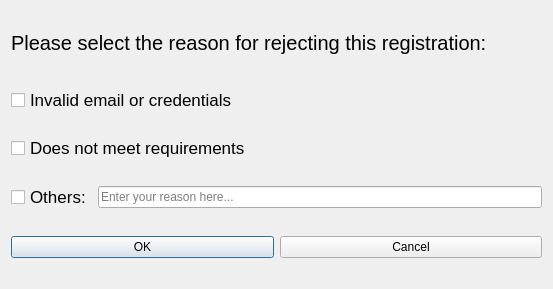
<?xml version="1.0" encoding="UTF-8"?>
<ui version="4.0">
 <class>Dialog</class>
 <widget class="QDialog" name="Dialog">
  <property name="geometry">
   <rect>
    <x>0</x>
    <y>0</y>
    <width>553</width>
    <height>289</height>
   </rect>
  </property>
  <property name="windowTitle">
   <string>Dialog</string>
  </property>
  <layout class="QGridLayout" name="gridLayout_4">
   <item row="0" column="0">
    <layout class="QGridLayout" name="gridLayout_3">
     <item row="3" column="0">
      <layout class="QGridLayout" name="gridLayout_2">
       <item row="0" column="0">
        <layout class="QGridLayout" name="gridLayout">
         <item row="0" column="0">
          <layout class="QVBoxLayout" name="verticalLayout">
           <item>
            <widget class="QCheckBox" name="invalid">
             <property name="styleSheet">
              <string notr="true">font-size: 17px;
font: arial;</string>
             </property>
             <property name="text">
              <string>Invalid email or credentials</string>
             </property>
            </widget>
           </item>
           <item>
            <widget class="QCheckBox" name="requirement">
             <property name="styleSheet">
              <string notr="true">font-size: 17px;
font: arial;</string>
             </property>
             <property name="text">
              <string>Does not meet requirements</string>
             </property>
            </widget>
           </item>
          </layout>
         </item>
         <item row="0" column="1">
          <spacer name="verticalSpacer">
           <property name="orientation">
            <enum>Qt::Vertical</enum>
           </property>
           <property name="sizeHint" stdset="0">
            <size>
             <width>20</width>
             <height>40</height>
            </size>
           </property>
          </spacer>
         </item>
         <item row="1" column="0" colspan="2">
          <layout class="QHBoxLayout" name="horizontalLayout_3">
           <item>
            <layout class="QHBoxLayout" name="horizontalLayout_2">
             <item>
              <widget class="QCheckBox" name="others">
               <property name="styleSheet">
                <string notr="true">font-size: 17px;
font: arial;</string>
               </property>
               <property name="text">
                <string>Others:</string>
               </property>
              </widget>
             </item>
             <item>
              <widget class="QLineEdit" name="others_l">
               <property name="focusPolicy">
                <enum>Qt::ClickFocus</enum>
               </property>
               <property name="placeholderText">
                <string>Enter your reason here...</string>
               </property>
              </widget>
             </item>
            </layout>
           </item>
          </layout>
         </item>
        </layout>
       </item>
       <item row="1" column="0">
        <spacer name="verticalSpacer_2">
         <property name="orientation">
          <enum>Qt::Vertical</enum>
         </property>
         <property name="sizeType">
          <enum>QSizePolicy::Fixed</enum>
         </property>
         <property name="sizeHint" stdset="0">
          <size>
           <width>20</width>
           <height>20</height>
          </size>
         </property>
        </spacer>
       </item>
       <item row="2" column="0">
        <layout class="QHBoxLayout" name="horizontalLayout">
         <item>
          <widget class="QPushButton" name="ok">
           <property name="text">
            <string>OK</string>
           </property>
          </widget>
         </item>
         <item>
          <widget class="QPushButton" name="cancel">
           <property name="text">
            <string>Cancel</string>
           </property>
          </widget>
         </item>
        </layout>
       </item>
      </layout>
     </item>
     <item row="2" column="0">
      <spacer name="verticalSpacer_3">
       <property name="orientation">
        <enum>Qt::Vertical</enum>
       </property>
       <property name="sizeType">
        <enum>QSizePolicy::Fixed</enum>
       </property>
       <property name="sizeHint" stdset="0">
        <size>
         <width>20</width>
         <height>10</height>
        </size>
       </property>
      </spacer>
     </item>
     <item row="1" column="0">
      <widget class="QLabel" name="last_name">
       <property name="styleSheet">
        <string notr="true">font-size: 20px;
font: arial;</string>
       </property>
       <property name="text">
        <string>Please select the reason for rejecting this registration:</string>
       </property>
      </widget>
     </item>
     <item row="0" column="0">
      <spacer name="verticalSpacer_5">
       <property name="orientation">
        <enum>Qt::Vertical</enum>
       </property>
       <property name="sizeType">
        <enum>QSizePolicy::Fixed</enum>
       </property>
       <property name="sizeHint" stdset="0">
        <size>
         <width>20</width>
         <height>20</height>
        </size>
       </property>
      </spacer>
     </item>
    </layout>
   </item>
   <item row="1" column="0">
    <spacer name="verticalSpacer_4">
     <property name="orientation">
      <enum>Qt::Vertical</enum>
     </property>
     <property name="sizeType">
      <enum>QSizePolicy::Fixed</enum>
     </property>
     <property name="sizeHint" stdset="0">
      <size>
       <width>20</width>
       <height>20</height>
      </size>
     </property>
    </spacer>
   </item>
  </layout>
 </widget>
 <resources/>
 <connections/>
</ui>
